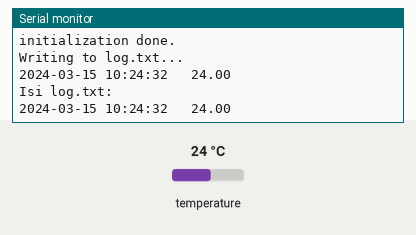
This sketch was run on a simulated Arduino Uno, built with avr-gcc and run on an emulated ATmega328P. Shown: the last lines printed to the serial monitor. The inputs (shaded band) are chosen by the test bench; at power-on: temperature 24 °C. The local clock reads 2024-03-15 10:24:30 at power-on unless the sketch sets it; storage starts empty.

Above: at 3.2 s.
3.3 s: temperature set to 12 °C
At 4.9 s:
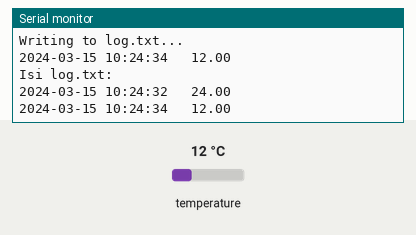
5.7 s: temperature set to 19 °C
At 7.6 s:
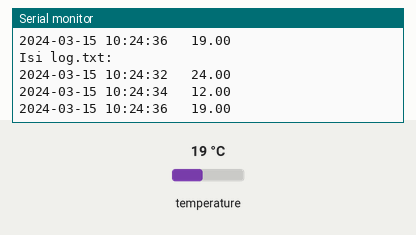
Timing chart, 0 to 9.1 s (numbered marks = the images above; inputs shaded):
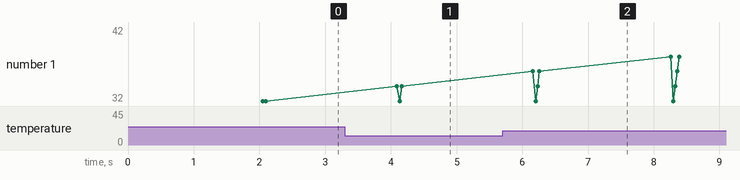

The sketch:

RTC1.ino
```cpp
#include <DS3231.h>
#include <SPI.h>
#include <SD.h>
#include <Wire.h>

DS3231  rtc(SDA, SCL);
File myFile;

void setup()
{
Serial.begin(9600);
rtc.begin();

  //setting pertama download program
//  rtc.setDate(11, 5, 2019);   //mensetting tanggal 07 april 2018
//  rtc.setTime(13, 58, 00);     //menset jam 22:00:00
//  rtc.setDOW(1);     //menset hari "selasa"

 Serial.println("Read MicoSd Card");
 delay(1000);
  Serial.println("Initializing SD card...");
  if (!SD.begin(4)) { //pin digital
    Serial.println("initialization failed!");
    while (1);
  }
  Serial.println("initialization done.");
 delay(1000);
}

void loop()
{
  myFile = SD.open("log.txt", FILE_WRITE);// proses nyimpan ke SDcard type log.txt
  if (myFile) {
    Serial.println("Writing to log.txt...");

    String tgl,waktu, timestamp;
    tgl = rtc.getDateStr(FORMAT_LONG,FORMAT_BIGENDIAN,'-');//style penulisan tanggal
    waktu = rtc.getTimeStr();
    timestamp = tgl + " " + waktu;
    Serial.print(timestamp + "\t ");
    myFile.print(timestamp + "\t ");// menulis waktu pada log.txt

    Serial.println(rtc.getTemp());
    myFile.println(rtc.getTemp());// menulis data suhu log.txt
    myFile.close();
 }
 else
 {
 Serial.println("Failed open log.txt");//jika format tidak sesuai / tidak bisa baca log.txt
 }

   myFile = SD.open("log.txt"); //line 52 untuk membuka file yang telah di simpan
   Serial.println("Isi log.txt:");
  if (myFile) {

    while (myFile.available()) {
      Serial.write(myFile.read());
    }
    myFile.close();
  } else {
    Serial.println("error opening log.txt");
  }

 delay(2000);
}
```

Measured:
- after the input at 3.3 s, the serial monitor: prints a new line after 0.79 s (image 1)
- after the input at 5.7 s, the serial monitor: prints a new line after 0.46 s (image 2)
